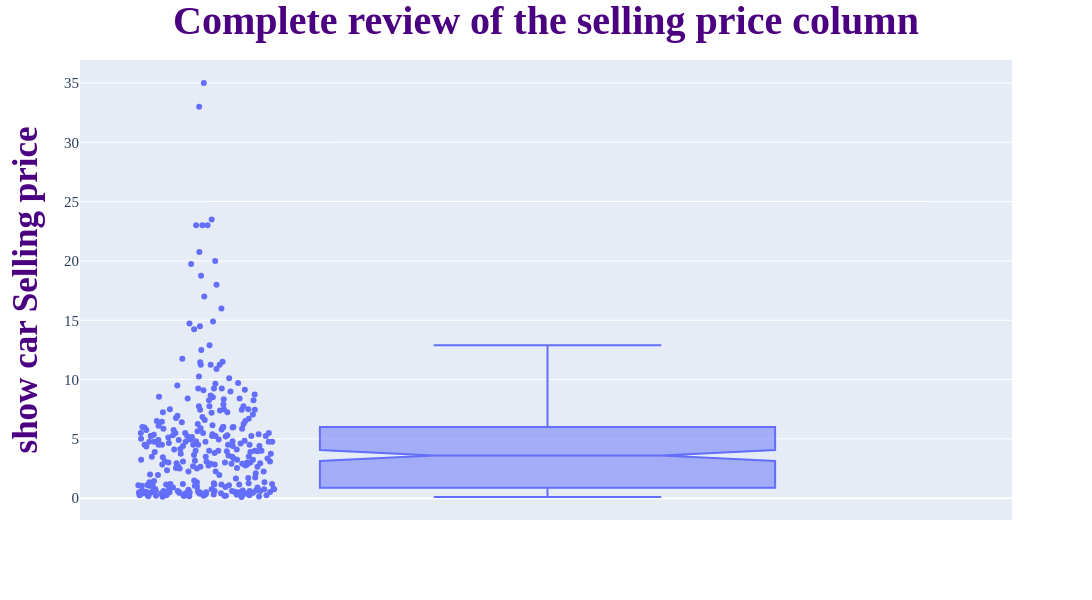

Notebook code for this chart:
### Code cell
# box plot in plotly
fig = px.box(df, y='Selling_Price', notched=True, points='all',
             hover_name='Selling_Price', hover_data=['Selling_Price', 'age', 'Present_Price'])



# General chart changes
fig.update_layout(
    width=1100,
    height=600,
    font_size=15,
    font_family='times New Roman',
    barcornerradius=13,


    # title
    title="Complete review of the selling price column",
    title_font_size=40,
    title_font_color='indigo',
    title_font_weight='bold',
    title_x=0.5,
    title_y=0.99,
    


    # yaxis
    yaxis_title="show car Selling price",
    yaxis_title_font_size=35,
    yaxis_title_font_weight='bold',
    yaxis_title_font_color='indigo',

    
)

# show result
fig.show()

### Figure 1 — Plotly figure (JSON) as saved in the notebook; plotly's stock layout.template omitted (floating-point values rounded to 4 significant figures; data arrays with more than 128 entries replaced by an {"elided": "..."} marker saying what was removed)
{"data": [{"alignmentgroup": "True", "boxpoints": "all", "customdata": {"elided": "301x2 float values"}, "hovertemplate": "<b>%{hovertext}</b><br><br>Selling_Price=%{y}<br>age=%{customdata[0]}<br>Present_Price=%{customdata[1]}<extra></extra>", "hovertext": {"elided": "301 float values"}, "legendgroup": "", "marker": {"color": "#636efa"}, "name": "", "notched": true, "offsetgroup": "", "orientation": "v", "showlegend": false, "type": "box", "x0": " ", "xaxis": "x", "y": {"elided": "301 float values"}, "y0": " ", "yaxis": "y"}], "layout": {"barcornerradius": 13, "boxmode": "group", "font": {"family": "times New Roman", "size": 15}, "height": 600, "legend": {"tracegroupgap": 0}, "margin": {"t": 60}, "title": {"font": {"color": "indigo", "size": 40, "weight": "bold"}, "text": "Complete review of the selling price column", "x": 0.5, "y": 0.99}, "width": 1100, "xaxis": {"anchor": "y", "domain": [0, 1]}, "yaxis": {"anchor": "x", "domain": [0, 1], "title": {"font": {"color": "indigo", "size": 35, "weight": "bold"}, "text": "show car Selling price"}}}}
